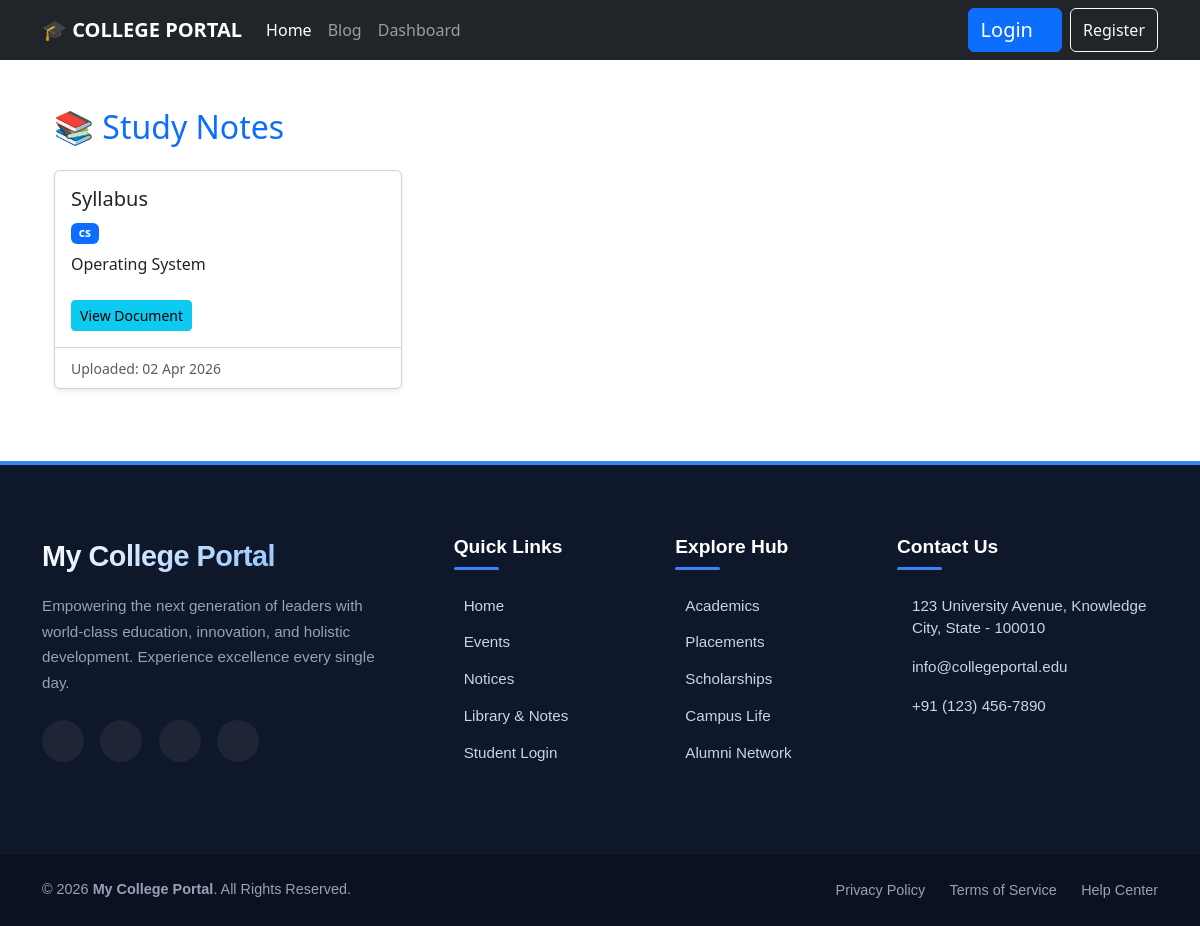
The page /portalnotes on the database its author committed.
### portal/models.py (models this page shows, shortened)
class Note(models.Model):
    SUBJECT_CHOICES = [
        ('math', 'Mathematics'),
        ('physics', 'Physics'),
        ('cs', 'Computer Science'),
    ]
    title = models.CharField(max_length=200)
    subject = models.CharField(max_length=50, choices=SUBJECT_CHOICES)
    description = models.TextField(blank=True)
    file = models.FileField(upload_to='notes/', blank=True, null=True)
    drive_link = models.URLField(blank=True, null=True)
    content = HTMLField(blank=True, null=True)  # TinyMCE text notes
    uploaded_at = models.DateTimeField(auto_now_add=True)

### portal/views.py (the view)
# urls.py: path("notes",views.notes,name="notes"),
def notes(request):
    all_notes = Note.objects.all().order_by('-uploaded_at')
    return render(request, "home/notes.html",{"notes":all_notes})

### templates/home/notes.html (shortened to what this page needs)
{% extends "user/base.html" %}
{% block content %}
<div class="container mt-5">
  <h2 class="mb-4 text-primary">📚 Study Notes</h2>
  <div class="row">
{% for note in notes %}
<div class="col-md-6 col-lg-4 mb-4">
  <div class="card shadow-sm h-100">
    <div class="card-body">
      <h5 class="card-title">{{ note.title }}</h5>
      <span class="badge bg-primary">
        {{ note.subject }}
      </span>
      <p class="mt-2">
        {{ note.description|truncatewords:20 }}
      </p>
      {% if note.file %}
      <a class="btn btn-sm btn-info mt-2"
         data-bs-toggle="collapse"
         href="#fileViewer{{ note.id }}">
         View Document
      </a>
      {% endif %}
    </div>
    <div class="card-footer bg-white">
      <small class="text-muted">
        Uploaded: {{ note.uploaded_at|date:"d M Y" }}
      </small>
    </div>
  </div>
</div>
{% empty %}
  <p>No notes uploaded yet.</p>
{% endfor %}
  </div>
</div>
{% endblock %}

### rows shown on the page
Note: title "Syllabus", subject "cs", description "Operating System", uploaded_at "02 Apr 2026"
